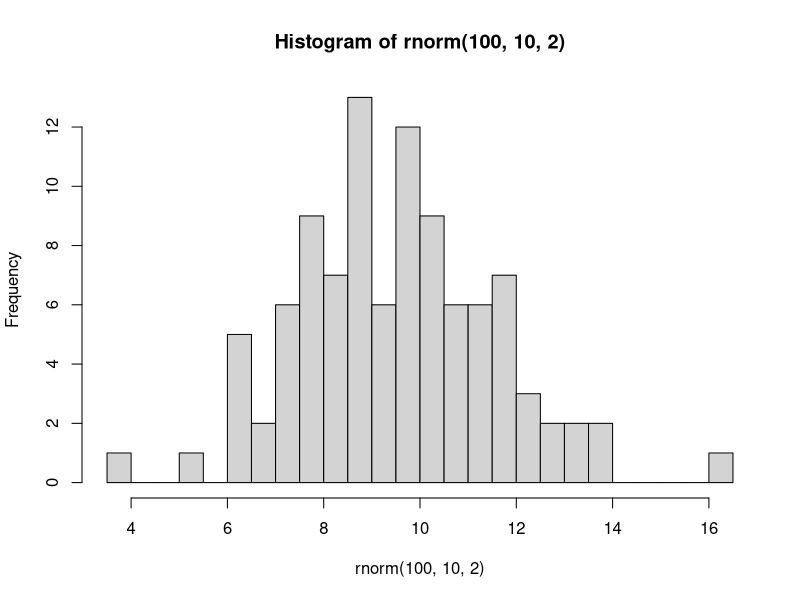
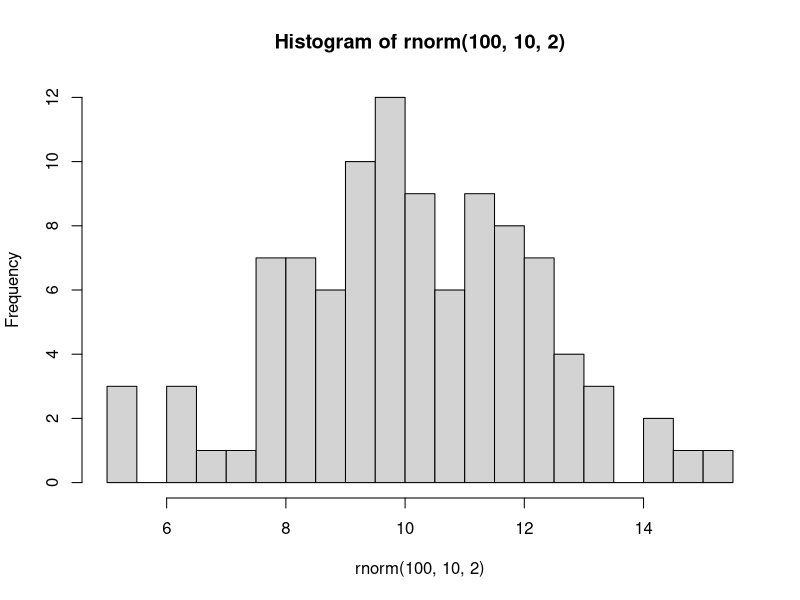

Source code (R) for these figures, in order:
## ---- chunk 1
knitr::opts_knit$set(root.dir = '~/Desktop/')
## ---- chunk 2
HiR <- "Hi from R!!"

print(HiR)
## ---- chunk 3
hist(rnorm(100, 10, 2), breaks = 20)
## ---- chunk 4
hist(rnorm(100, 10, 2), breaks = 20)
